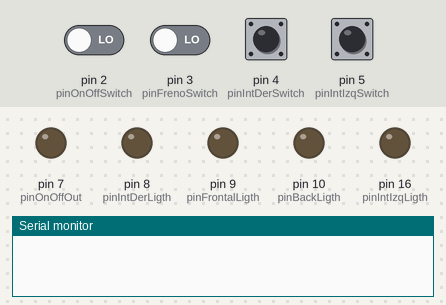
The sketch below on a simulated Arduino Uno, built with avr-gcc and run on an emulated ATmega328P. Parts: output pins drawn as LEDs (lit = HIGH), the last lines printed to the serial monitor. Dashed ring = blinking. Inputs (shaded band) come from the test bench; at power-on: pin 2 (pinOnOffSwitch), pin 3 (pinFrenoSwitch), pin 4 (pinIntDerSwitch), pin 5 (pinIntIzqSwitch) LOW.

Above: at 1.2 s.
1.3 s: pin 2 (pinOnOffSwitch) driven HIGH and pin 3 (pinFrenoSwitch) driven HIGH
4.3 s: pin 4 (pinIntDerSwitch) pulled HIGH for 0.15 s
At 4.79 s:
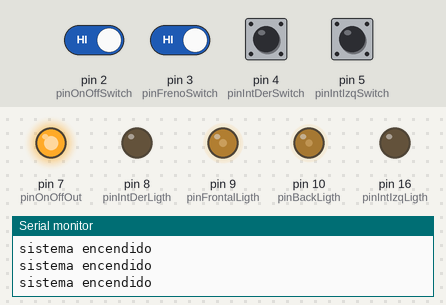
7.3 s: pin 3 (pinFrenoSwitch) driven LOW
At 8.3 s:
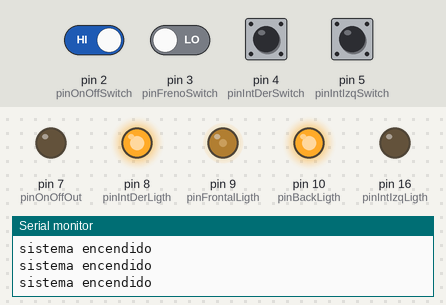
10.3 s: pin 5 (pinIntIzqSwitch) pulled HIGH for 0.15 s
At 10.81 s:
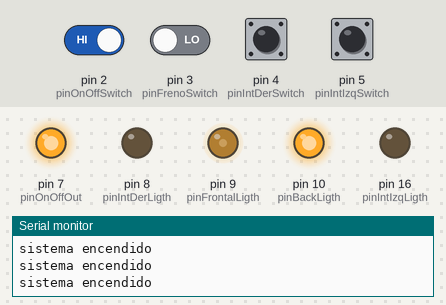
13.3 s: pin 4 (pinIntDerSwitch) pulled HIGH for 1 s
At 16.5 s:
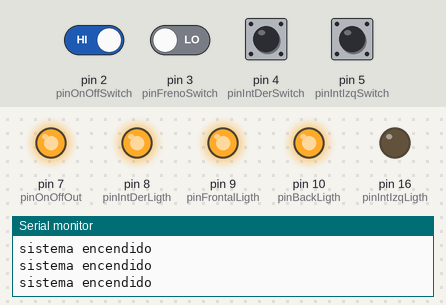
17.3 s: pin 2 (pinOnOffSwitch) driven LOW
At 18.27 s:
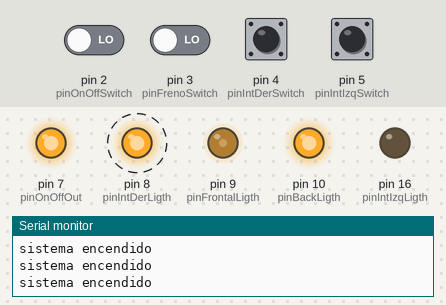
Timing chart, 0 to 23.0 s (numbered marks = the images above; inputs shaded):
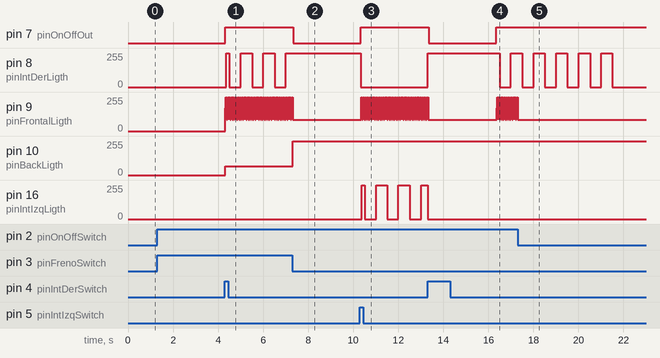

Measured:
- after the input at 1.3 s, every drawn part: stays the same
- after the input at 4.3 s, pin 8 (pinIntDerLigth): 0/255 → 254/255 after 0.06 s, then repeats every 1.0 s: 0/255 0.54 s, 255/255 0.49 s
- after the input at 7.3 s, pin 10 (pinBackLigth): 64/255 → 255/255 at once
- after the input at 10.3 s, pin 16 (pinIntIzqLigth): 0/255 → 254/255 after 0.08 s, then repeats every 1.0 s: 0/255 0.51 s, 255/255 0.49 s
- after the input at 13.3 s, pin 8 (pinIntDerLigth): 0/255 → 255/255 at once, → 0/255 3.2 s later, → 255/255 0.49 s later
- after the input at 17.3 s, pin 7 (pinOnOffOut): stays HIGH (without the input it goes to LOW after 2.1 s); pin 9 (pinFrontalLigth): stops changing and stays 85/255
- by itself, pin 9 (pinFrontalLigth): repeats every 0.08 s: 170/255 0.02 s, 255/255 0.04 s, 85/255 0.02 s

The sketch:

IluminacionBicicleta.ino
```cpp
//on off input pin
int pinOnOffSwitch = 2;
// freno Derecho
int pinFrenoSwitch = 3;
// intermitentes
int pinIntDerSwitch = 4;
int pinIntIzqSwitch = 5;


//On Off outputPin
int pinOnOffOut = 7;
int pinFrontalLigth = 9;
int pinBackLigth = 10;
int pinIntDerLigth = 8;
int pinIntIzqLigth = 16;

// Status variables
// On off
boolean onOffStatus;
boolean onOffSwitchHolded;
long holdStartTime;
int prevPinOnOffSwitchSatus;
//Intensidad
int ligthIntensity;
//intermitentes
long intStartTime;
int direcctionSelected;
int direcctionStatus;
int prevDirecctionStatus;

// 3 Seconds interval to change status from on to off and viceversa
const int onOffInterval = 3000;
const int intermitenteInterval = 10;
const int backLigthNormal = 64;
const int backLigthBrake = 255;

void setup() {
  // put your setup code here, to run once:
  //On off configuration
  pinMode(pinOnOffSwitch, INPUT);
  pinMode(pinOnOffOut, OUTPUT);
  onOffStatus = false;
  holdStartTime = 0;
  prevPinOnOffSwitchSatus = LOW;

  // Frontal Ligth
  pinMode(pinFrontalLigth, OUTPUT);
  ligthIntensity = 1;

  //Luces frenos
  pinMode(pinFrenoSwitch, INPUT);
  pinMode(pinBackLigth, OUTPUT);

  //Intermitentes
  pinMode(pinIntDerSwitch, INPUT);
  pinMode(pinIntIzqSwitch, INPUT);
  pinMode(pinIntDerLigth, OUTPUT);
  pinMode(pinIntIzqLigth, OUTPUT);
  direcctionStatus = LOW;
  intStartTime = intermitenteInterval;
  prevDirecctionStatus = LOW;

  Serial.begin(9600);
}

void loop() {
  // put your main code here, to run repeatedly:

  int pinOnOffSwitchValue = digitalRead(pinOnOffSwitch);
  delay(1);

  int pinFrenoSwitchValue = digitalRead(pinFrenoSwitch);
  delay(1);

  int pinIntDerSwitchValue = digitalRead(pinIntDerSwitch);
  delay(1);

  int pinIntIzqSwitchValue = digitalRead(pinIntIzqSwitch);
  delay(1);

  comprobarEncendidoApagadoSistema(pinOnOffSwitchValue);

  if (onOffStatus) {
    // sistema encendido
    digitalWrite(pinOnOffOut, HIGH);

    cambiarIntensidadLuzFrontal(pinOnOffSwitchValue);

    comprobarFrenada(pinFrenoSwitchValue);

    comprobarIntermitentes(pinIntDerSwitchValue, pinIntIzqSwitchValue);
    Serial.println("sistema encendido");
  } else {
    digitalWrite(pinOnOffOut, LOW);
  }

}

void cambiarIntensidadLuzFrontal(int pinOnOffSwitchStatus) {
  if (pinOnOffSwitchStatus == HIGH) {
    switch (ligthIntensity) {
      case 1:
      case 2:
      case 3:
        ligthIntensity++;
        break;
      default :
        ligthIntensity = 1;
    }

    int value = map(ligthIntensity, 0, 3, 0, 255);
    analogWrite(pinFrontalLigth, value);

  }
}

/**
   Comprueba el boton de encendido. Si se pulsa y mantiene durante el intervalo estipulado (3 seg.) el sistema cambia de encendido a apagao y viceversa
*/
void comprobarEncendidoApagadoSistema(int pinOnOffSwitchSatus) {

  // Sistema apagado
  // comprobar si se ordena encender
  if (pinOnOffSwitchSatus == HIGH) {
    if (pinOnOffSwitchSatus != prevPinOnOffSwitchSatus) {
      //Hay cambio de estado en el boton de encendido
      // se toma tiempo inicial de espera
      holdStartTime = millis();
      onOffSwitchHolded = false;
    } else {
      // No hay cambio de estado en el boton.
      // Se comprueba si ha pasado el tiempo de espera
      if ((millis() - holdStartTime) > onOffInterval) {
        // si han trascurrido 3 segundos mantenidos se cambia el estado del sistema
        onOffStatus = !onOffStatus;
        // una ves encendido, para evitar encender y apagar el sistema de continuo, se reinicia el sistema para, por lo menos esperar el tiempo de intervalo.
        holdStartTime = millis();
      }
    }
  }
  prevPinOnOffSwitchSatus = pinOnOffSwitchSatus;
}

void comprobarFrenada(int pinBrakeSwitchSatus) {
  int backLigthValue = backLigthNormal;
  if (pinBrakeSwitchSatus == LOW) {
    backLigthValue = backLigthBrake;
  }
  analogWrite(pinBackLigth, backLigthValue);
}

void comprobarIntermitentes(int pinIntDerSwitchValue, int pinIntIzqSwitchValue) {
  if (pinIntDerSwitchValue || pinIntIzqSwitchValue) {
    intStartTime = 0;
  digitalWrite(pinIntDerLigth, LOW);
  digitalWrite(pinIntIzqLigth, LOW);
    if (pinIntDerSwitchValue == HIGH) {
      direcctionSelected = pinIntDerLigth;
    } else {
      direcctionSelected = pinIntIzqLigth;
    }
  }

//Comprueba si el segundo es par o impar
  if (((millis() / 500) & 1) == 0) {
    direcctionStatus = HIGH;
  } else {
    direcctionStatus = LOW;
  }

  if (direcctionStatus != prevDirecctionStatus) {
    intStartTime ++;
  }

  if (intStartTime > intermitenteInterval) {
    direcctionStatus = LOW;
  }

  digitalWrite(direcctionSelected, direcctionStatus);
  prevDirecctionStatus = direcctionStatus;
}
```
